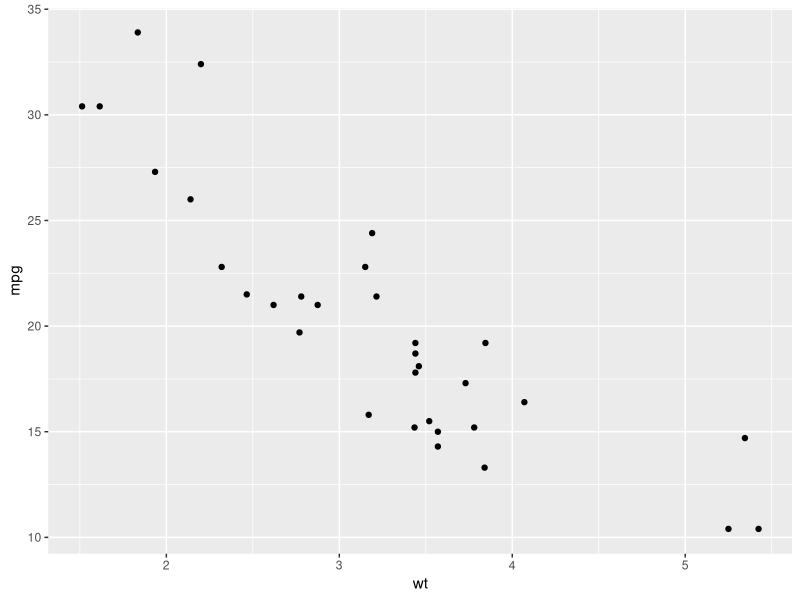
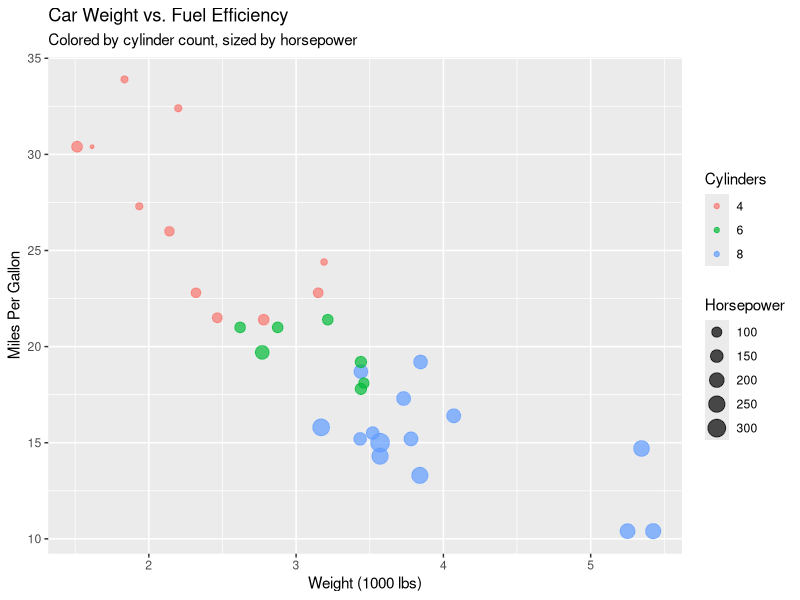
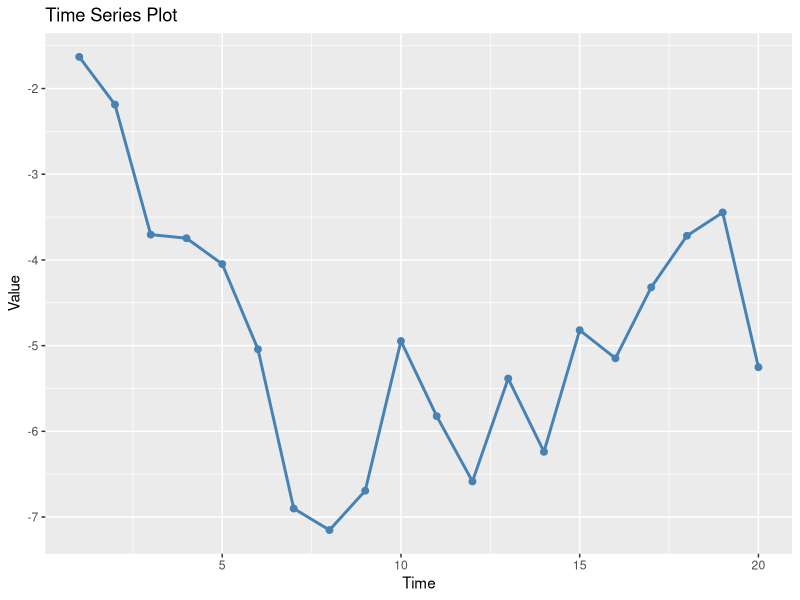
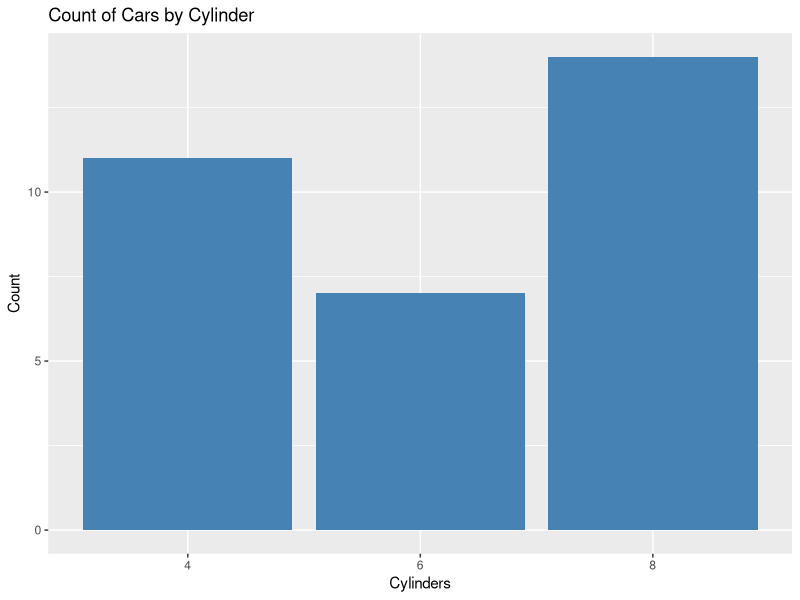
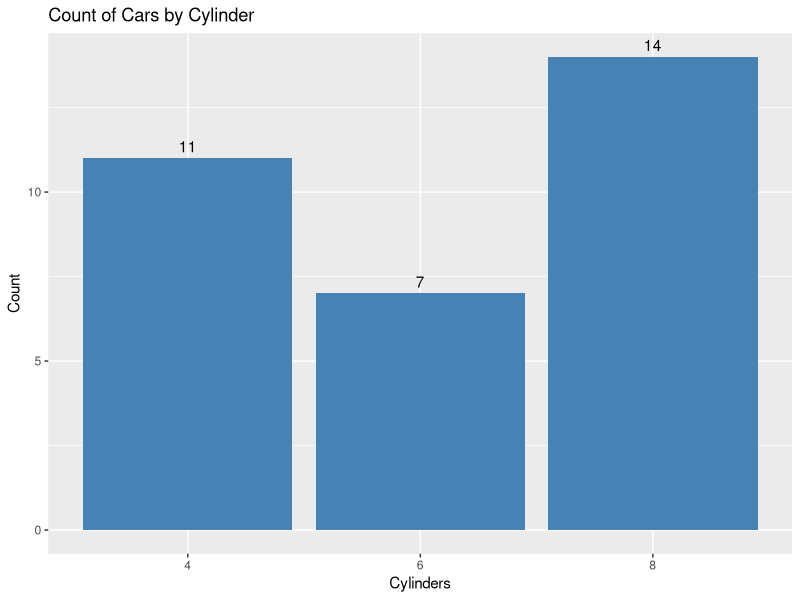
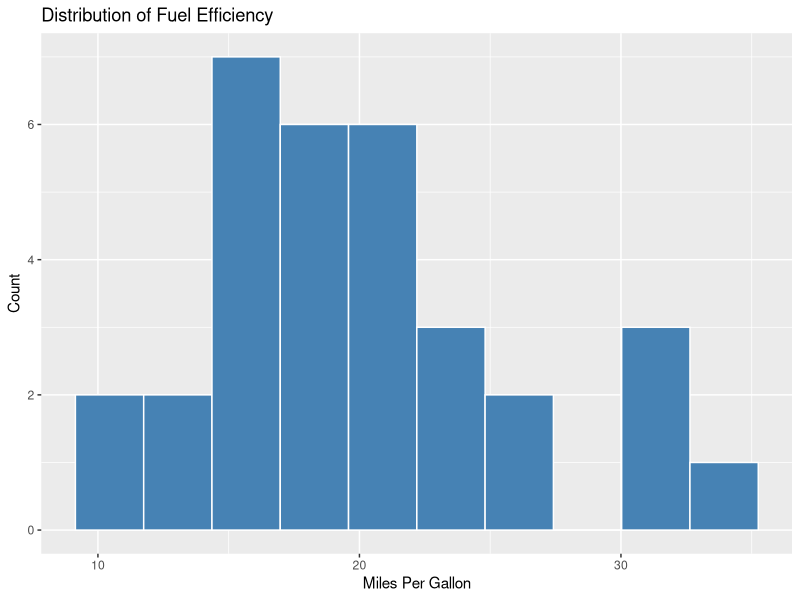
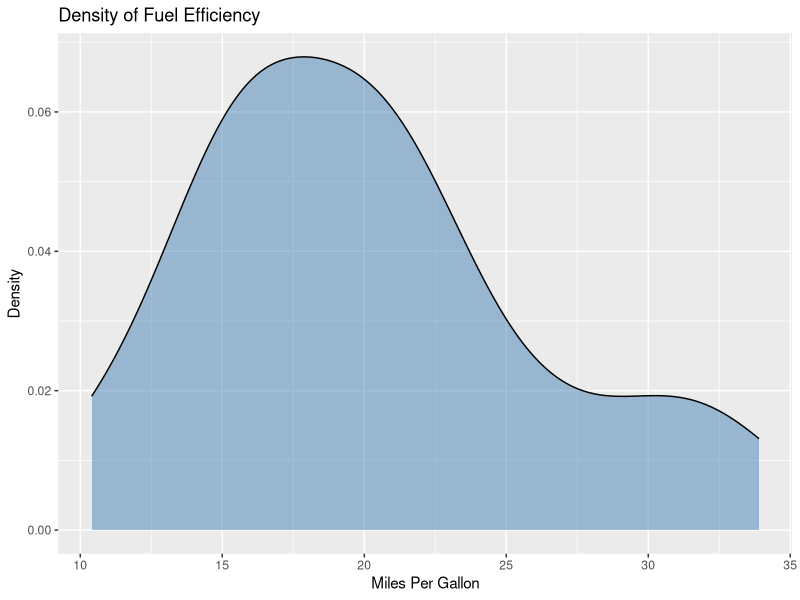
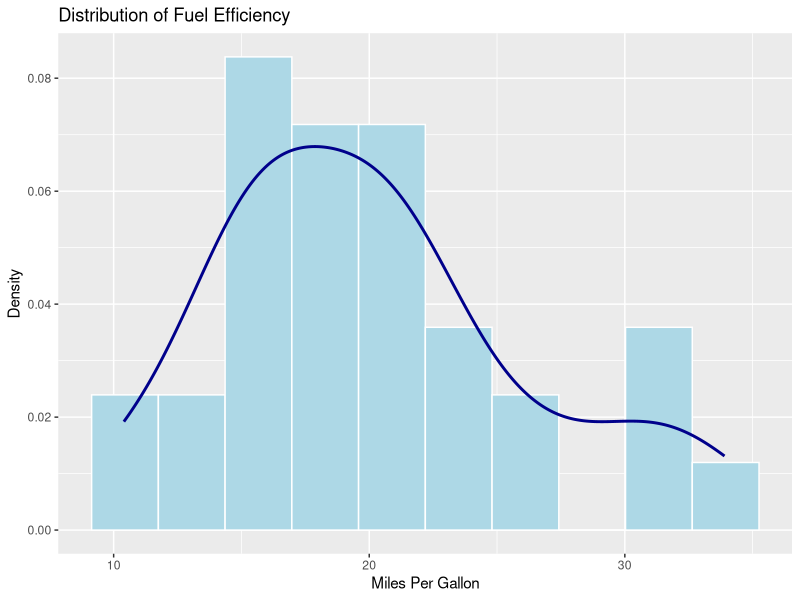

These charts were generated, in order, by the following R code:
## ---- chunk 1
# Install if needed (uncomment to run)
# install.packages("ggplot2")

# Load the package
library(ggplot2)

# We'll use the built-in mtcars dataset
data(mtcars)
## ---- chunk 2
# Basic scatter plot
ggplot(mtcars, aes(x = wt, y = mpg)) +
  geom_point()
## ---- chunk 3
# Enhanced scatter plot
ggplot(mtcars, aes(x = wt, y = mpg, color = factor(cyl), size = hp)) +
  geom_point(alpha = 0.7) +
  labs(
    title = "Car Weight vs. Fuel Efficiency",
    subtitle = "Colored by cylinder count, sized by horsepower",
    x = "Weight (1000 lbs)",
    y = "Miles Per Gallon",
    color = "Cylinders",
    size = "Horsepower"
  )
## ---- chunk 4
# Create sample time series data
time_data <- data.frame(
  time = 1:20,
  value = cumsum(rnorm(20))
)

# Line plot
ggplot(time_data, aes(x = time, y = value)) +
  geom_line(color = "steelblue", size = 1) +
  geom_point(color = "steelblue", size = 2) +
  labs(title = "Time Series Plot", x = "Time", y = "Value")
## ---- chunk 5
# Count of cars by cylinder
ggplot(mtcars, aes(x = factor(cyl))) +
  geom_bar(fill = "steelblue") +
  labs(title = "Count of Cars by Cylinder", x = "Cylinders", y = "Count")

# Bar chart with values
cyl_summary <- as.data.frame(table(mtcars$cyl))
names(cyl_summary) <- c("cyl", "count")

ggplot(cyl_summary, aes(x = cyl, y = count)) +
  geom_col(fill = "steelblue") +
  geom_text(aes(label = count), vjust = -0.5) +
  labs(title = "Count of Cars by Cylinder", x = "Cylinders", y = "Count")
## ---- chunk 6
# Histogram
ggplot(mtcars, aes(x = mpg)) +
  geom_histogram(bins = 10, fill = "steelblue", color = "white") +
  labs(title = "Distribution of Fuel Efficiency", x = "Miles Per Gallon", y = "Count")

# Density plot
ggplot(mtcars, aes(x = mpg)) +
  geom_density(fill = "steelblue", alpha = 0.5) +
  labs(title = "Density of Fuel Efficiency", x = "Miles Per Gallon", y = "Density")

# Combined histogram and density
ggplot(mtcars, aes(x = mpg)) +
  geom_histogram(aes(y = ..density..), bins = 10, fill = "lightblue", color = "white") +
  geom_density(color = "darkblue", size = 1) +
  labs(title = "Distribution of Fuel Efficiency", x = "Miles Per Gallon", y = "Density")
## ---- chunk 7
# Box plot
ggplot(mtcars, aes(x = factor(cyl), y = mpg)) +
  geom_boxplot(fill = "lightblue") +
  labs(title = "Fuel Efficiency by Cylinder Count", x = "Cylinders", y = "Miles Per Gallon")

# Box plot with points
ggplot(mtcars, aes(x = factor(cyl), y = mpg)) +
  geom_boxplot(fill = "lightblue", outlier.shape = NA) +
  geom_jitter(width = 0.2, alpha = 0.5) +
  labs(title = "Fuel Efficiency by Cylinder Count", x = "Cylinders", y = "Miles Per Gallon")
## ---- chunk 8
# Multiple aesthetics
ggplot(mtcars, aes(x = wt, y = mpg, color = factor(cyl), shape = factor(am), size = hp)) +
  geom_point(alpha = 0.7) +
  labs(
    title = "Car Weight vs. Fuel Efficiency",
    x = "Weight (1000 lbs)",
    y = "Miles Per Gallon",
    color = "Cylinders",
    shape = "Transmission",
    size = "Horsepower"
  ) +
  scale_shape_discrete(labels = c("Automatic", "Manual"))
## ---- chunk 9
# Facet by transmission type
ggplot(mtcars, aes(x = wt, y = mpg, color = factor(cyl))) +
  geom_point() +
  facet_wrap(~am, labeller = labeller(am = c("0" = "Automatic", "1" = "Manual"))) +
  labs(title = "Weight vs. MPG by Transmission Type", x = "Weight", y = "MPG", color = "Cylinders")

# Facet grid with two variables
ggplot(mtcars, aes(x = wt, y = mpg)) +
  geom_point() +
  facet_grid(vs ~ gear, labeller = labeller(
    vs = c("0" = "V-Engine", "1" = "Straight Engine"),
    gear = c("3" = "3 Gears", "4" = "4 Gears", "5" = "5 Gears")
  )) +
  labs(title = "Weight vs. MPG by Engine Type and Gear Count")
## ---- chunk 10
# Scatter plot with linear regression line
ggplot(mtcars, aes(x = wt, y = mpg)) +
  geom_point() +
  geom_smooth(method = "lm", se = TRUE) +
  labs(title = "Weight vs. MPG with Linear Trend", x = "Weight", y = "MPG")

# Scatter plot with different smoothing methods by cylinder
ggplot(mtcars, aes(x = wt, y = mpg, color = factor(cyl))) +
  geom_point() +
  geom_smooth(se = FALSE) +
  labs(title = "Weight vs. MPG by Cylinder", x = "Weight", y = "MPG", color = "Cylinders")
## ---- chunk 11
# Flip coordinates
ggplot(mtcars, aes(x = factor(cyl), y = mpg)) +
  geom_boxplot(fill = "lightblue") +
  coord_flip() +
  labs(title = "Fuel Efficiency by Cylinder Count", x = "Cylinders", y = "Miles Per Gallon")

# Polar coordinates for a pie chart
ggplot(cyl_summary, aes(x = "", y = count, fill = cyl)) +
  geom_bar(stat = "identity", width = 1) +
  coord_polar("y", start = 0) +
  labs(title = "Cars by Cylinder Count", fill = "Cylinders") +
  theme_void()
## ---- chunk 12
# Default theme
p <- ggplot(mtcars, aes(x = wt, y = mpg, color = factor(cyl))) +
  geom_point() +
  labs(title = "Weight vs. MPG by Cylinder Count", x = "Weight", y = "MPG", color = "Cylinders")

# Different built-in themes
p + theme_minimal()
p + theme_classic()
p + theme_dark()
p + theme_bw()
## ---- chunk 13
ggplot(mtcars, aes(x = wt, y = mpg, color = factor(cyl))) +
  geom_point(size = 3) +
  labs(
    title = "Custom Themed Plot",
    subtitle = "Weight vs. MPG by Cylinder Count",
    x = "Weight (1000 lbs)",
    y = "Miles Per Gallon",
    color = "Cylinders"
  ) +
  theme(
    plot.title = element_text(size = 16, face = "bold"),
    plot.subtitle = element_text(size = 12, color = "gray50"),
    axis.title = element_text(size = 12, face = "bold"),
    legend.position = "top",
    legend.background = element_rect(fill = "lightyellow", color = "gray"),
    panel.background = element_rect(fill = "white"),
    panel.grid.major = element_line(color = "gray90"),
    panel.grid.minor = element_line(color = "gray95")
  )
## ---- chunk 14
# Create three different plots
if (requireNamespace("patchwork", quietly = TRUE)) {
  library(patchwork)
  
  p1 <- ggplot(mtcars, aes(x = wt, y = mpg)) +
    geom_point() +
    labs(title = "Weight vs. MPG")
  
  p2 <- ggplot(mtcars, aes(x = hp, y = mpg)) +
    geom_point(color = "red") +
    labs(title = "Horsepower vs. MPG")
  
  p3 <- ggplot(mtcars, aes(x = factor(cyl))) +
    geom_bar(fill = "steelblue") +
    labs(title = "Count by Cylinders")
  
  # Combine plots
  p1 + p2 + p3 + plot_layout(ncol = 2)
} else {
  message("The patchwork package is not installed. Install with: install.packages('patchwork')")
}
## ---- chunk 15
# Create a plot to save
p <- ggplot(mtcars, aes(x = wt, y = mpg, color = factor(cyl))) +
  geom_point(size = 3) +
  labs(title = "Weight vs. MPG", x = "Weight", y = "MPG", color = "Cylinders") +
  theme_minimal()

# Example of how to save (not run)
# ggsave("my_ggplot.png", plot = p, width = 8, height = 6, dpi = 300)
# ggsave("my_ggplot.pdf", plot = p, width = 8, height = 6)
